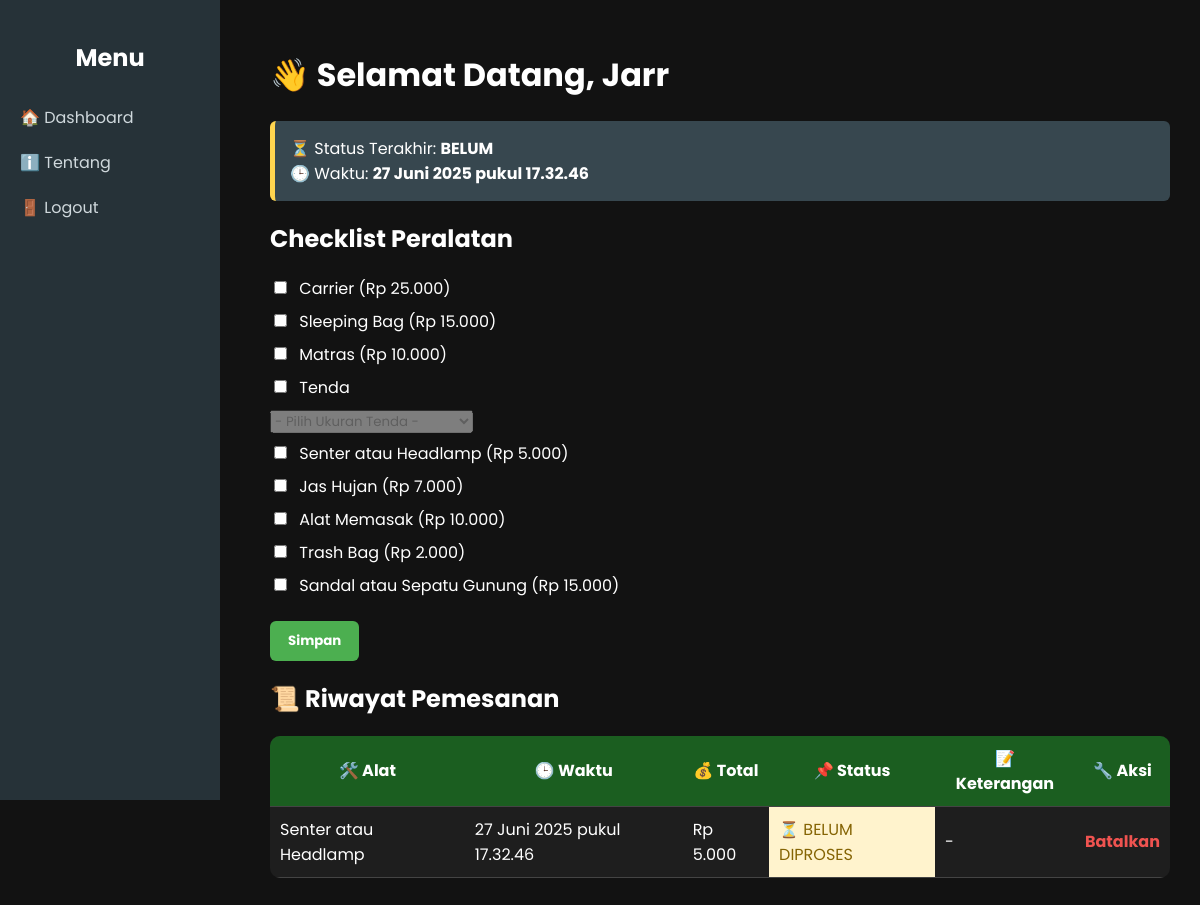
/user/dashboard.php (signed in), run on the app's committed database.
### tables this page shows
CREATE TABLE `pemesanan` (
  `id` int(11) NOT NULL,
  `username` varchar(100) NOT NULL,
  `alat` varchar(255) NOT NULL,
  `waktu_pesan` datetime DEFAULT current_timestamp(),
  `status` enum('belum','diterima','ditolak','dibatalkan') DEFAULT 'belum',
  `total_harga` int(11) DEFAULT 0,
  `keterangan` text DEFAULT NULL,
  `keterangan_tolak` text DEFAULT NULL
);

### user/dashboard.php (the view, shortened to what this page needs)
<?php
include '../includes/db.php';
$username = $_SESSION['username'];
$status_pesanan = null;
$waktu_pesan = null;
$latest = mysqli_query($conn, "SELECT status, waktu_pesan FROM pemesanan WHERE username='$username' ORDER BY waktu_pesan DESC LIMIT 1");
if ($row = mysqli_fetch_assoc($latest)) {
    $status_pesanan = $row['status'];
    $waktu_pesan = $row['waktu_pesan'];
}
$riwayat = mysqli_query($conn, "SELECT id, alat, waktu_pesan, status, total_harga, keterangan_tolak FROM pemesanan WHERE username='$username' ORDER BY waktu_pesan DESC");
?>
<!DOCTYPE html>
<html lang="id">
<head>
</head>
<body>
<button class="toggle-btn" id="toggleBtn">☰</button>
<div class="sidebar" id="sidebar">
    <h2>Menu</h2>
    <ul>
        <li><a href="dashboard.php">🏠 Dashboard</a></li>
        <li><a href="about.php">ℹ️ Tentang</a></li>
        <li><a href="../logout.php">🚪 Logout</a></li>
    </ul>
</div>
<div class="main">
    <h1>👋 Selamat Datang, <?= htmlspecialchars($username) ?></h1>
    <?php if (!empty($status_pesanan)) : ?>
    <div class="status">
        <?php
            $ikon = '⏳'; $teks = 'BELUM';
        ?>
        <?= $ikon ?> Status Terakhir: <strong><?= $teks ?></strong><br>
        🕒 Waktu: <strong><span class="waktu" data-time="<?= gmdate('Y-m-d\TH:i:s\Z', strtotime($waktu_pesan)) ?>"></span></strong>
    </div>
    <?php endif; ?>
    <h2>Checklist Peralatan</h2>
    <form method="post">
        <label><input type="checkbox" name="alat[]" value="Carrier"> Carrier (Rp 25.000)</label>
        <label><input type="checkbox" name="alat[]" value="Sleeping Bag"> Sleeping Bag (Rp 15.000)</label>
        <label><input type="checkbox" name="alat[]" value="Matras"> Matras (Rp 10.000)</label>
        <label><input type="checkbox" name="alat[]" value="Tenda" id="tendaCheckbox"> Tenda</label>
        <select name="ukuran_tenda" id="ukuranTenda" disabled>
            <option value="" disabled selected>- Pilih Ukuran Tenda -</option>
        </select>
        <label><input type="checkbox" name="alat[]" value="Senter atau Headlamp"> Senter atau Headlamp (Rp 5.000)</label>
        <label><input type="checkbox" name="alat[]" value="Jas Hujan"> Jas Hujan (Rp 7.000)</label>
        <label><input type="checkbox" name="alat[]" value="Alat Memasak"> Alat Memasak (Rp 10.000)</label>
        <label><input type="checkbox" name="alat[]" value="Trash Bag"> Trash Bag (Rp 2.000)</label>
        <label><input type="checkbox" name="alat[]" value="Sandal atau Sepatu Gunung"> Sandal atau Sepatu Gunung (Rp 15.000)</label>
        <button type="submit">Simpan</button>
    </form>
    <h2>📜 Riwayat Pemesanan</h2>
    <table>
        <tr><th>🛠️ Alat</th><th>🕒 Waktu</th><th>💰 Total</th><th>📌 Status</th><th>📝 Keterangan</th><th>🔧 Aksi</th></tr>
        <?php while ($r = mysqli_fetch_assoc($riwayat)) :
            $status = $r['status'];
            $keterangan = $status == 'ditolak' ? $r['keterangan_tolak'] : '-';
            $label = match($status) {
                'diterima' => ['✅ DITERIMA', 'diterima'],
                'dibatalkan' => ['❌ DIBATALKAN', 'dibatalkan'],
                'ditolak' => ['🚫 DITOLAK', 'ditolak'],
                default => ['⏳ BELUM DIPROSES', 'belum'],
            };
        ?>
        <tr>
            <td><?= htmlspecialchars($r['alat']) ?></td>
            <td><span class="waktu" data-time="<?= gmdate('Y-m-d\TH:i:s\Z', strtotime($r['waktu_pesan'])) ?>"></span></td>
            <td>Rp <?= number_format($r['total_harga'], 0, ',', '.') ?></td>
            <td class="<?= $label[1] ?>"><?= $label[0] ?></td>
            <td><?= htmlspecialchars($keterangan) ?></td>
            <td><?= $status == 'belum' ? "<a class='batal' href='?batal={$r['id']}' onclick=\"return confirm('Batalkan pesanan ini?')\">Batalkan</a>" : '-' ?></td>
        </tr>
        <?php endwhile; ?>
    </table>
</div>
</body>
</html>

### user/dashboard.php (style rules this page uses)
* { box-sizing: border-box; font-family: 'Poppins', sans-serif; }
body { margin: 0; background: #121212; color: #fff; }
.toggle-btn { position: fixed; top: 15px; left: 15px; font-size: 24px; color: white; background: #1b5e20; border: none; padding: 8px 12px; border-radius: 5px; cursor: pointer; z-index: 1002; }
.sidebar { position: fixed; left: 0; top: 0; height: 100vh; width: 220px; background: #263238; padding: 20px; transform: translateX(0); transition: transform 0.3s ease; z-index: 1003; }
.sidebar h2 { text-align: center; margin-bottom: 30px; color: #fff; }
.sidebar ul { list-style: none; padding: 0; }
.sidebar ul li { margin: 20px 0; }
.sidebar ul li a { color: #cfd8dc; text-decoration: none; transition: color 0.3s; }
.main { margin-left: 240px; padding: 30px; }
.status { padding: 15px; background: #37474f; border-left: 5px solid #ffd54f; margin-bottom: 20px; border-radius: 6px; }
form label { display: block; margin: 8px 0; }
select, input[type="checkbox"] { margin-right: 8px; }
button[type="submit"] { background: #4caf50; color: white; padding: 10px 18px; border: none; border-radius: 6px; font-weight: bold; margin-top: 15px; transition: background 0.3s; }
table { width: 100%; margin-top: 20px; border-collapse: collapse; background: #1e1e1e; border-radius: 10px; overflow: hidden; }
table th, table td { padding: 10px; border-bottom: 1px solid #444; }
table th { background-color: #1b5e20; color: white; }
td.belum { background-color: #fff3cd; color: #856404; }
a.batal { color: #ef5350; font-weight: bold; text-decoration: none; }

### data on the page
pemesanan: alat "Senter atau Headlamp", total_harga "5.000", status "⏳ BELUM DIPROSES", status "-"

### other printed values
$username "Jarr"
$ikon "⏳"
$teks "BELUM"
